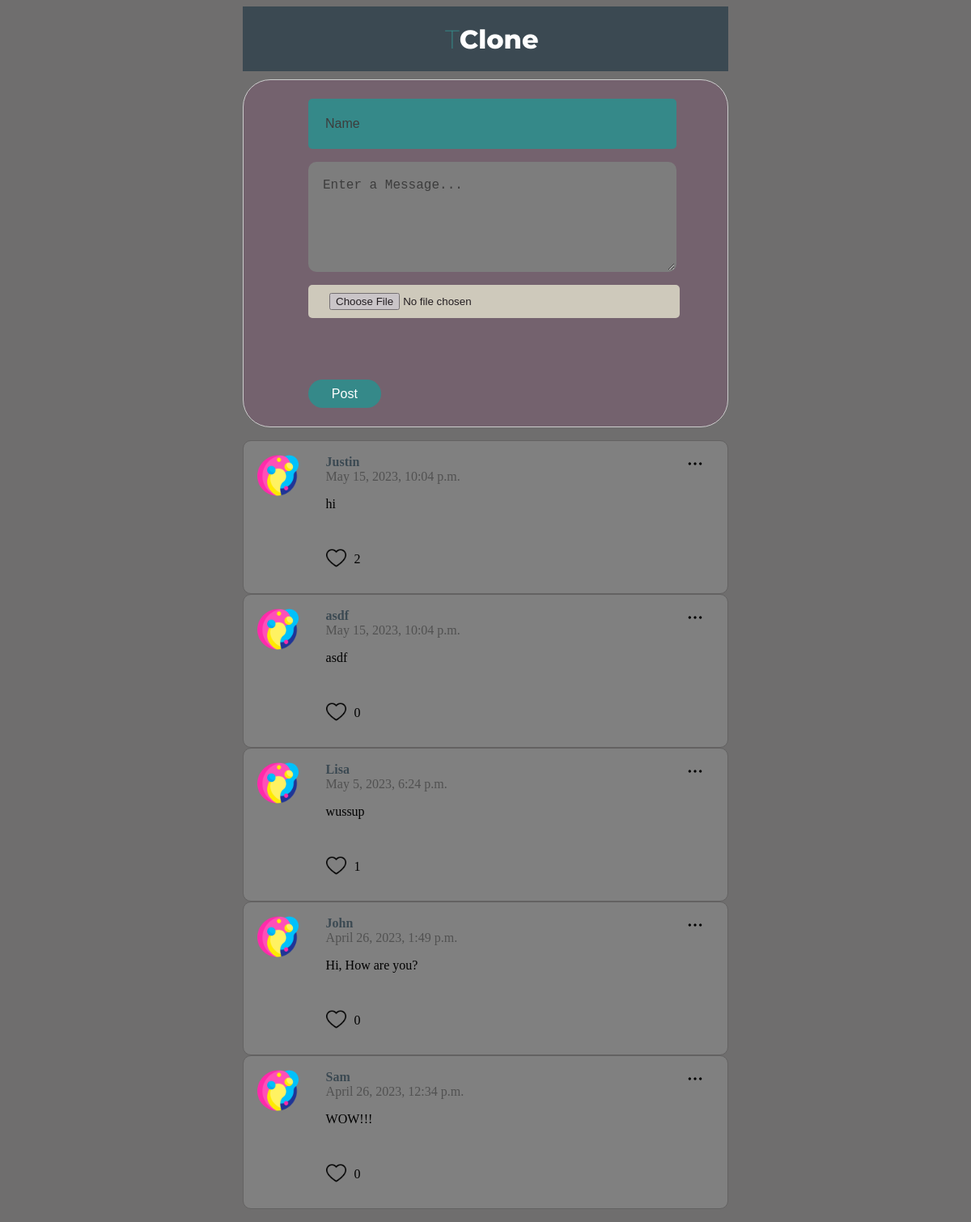
The page / on the database its author committed.
### posts/models.py (models this page shows)
class Post(models.Model):
    class Meta(object):
        db_table = 'post'
    name = models.CharField(
        'Name', blank=False, null=False, max_length=14, db_index=True, default='Anonymous'
    )
    body = models.CharField(
        'Body', blank=True, null=True, max_length=140, db_index=True,
    )
    like = models.IntegerField(
        default=0, blank=True, null=True
    )
    image = CloudinaryField(
        blank=True, null=True
    )
    created_at = models.DateTimeField(
        'Created DateTime', blank=True, auto_now_add=True
    )

### posts/views.py (the view, shortened to what this page needs)
# urls.py: path('', views.index, name='index'),
def index(request):
    posts = Post.objects.all().order_by('-created_at')[:20]
    return render(request, 'posts.html',
                  {'posts': posts})

### templates/posts.html (shortened to what this page needs)
{% extends "base.html" %} {% block content %} {% load static %}
<section class="content">
  <div class="header">
    <div class="inner_header">
      <div class="logo_container">
        <h1>T<span>Clone</span></h1>
      </div>
    </div>
  </div>
  <section class="post_form">
    <form action="/" method="POST" enctype="multipart/form-data">
      <input class="Name" type="text" name="name" placeholder="Name" required />
      <textarea
        class="textarea"
        name="body"
        placeholder="Enter a Message..."
        required
      ></textarea>
      <form name="" method="" action="">
        <input name="image" type="file" accept="image/*">
        <input class="submit" type="submit" value="Post" />
      </form>
    </form>
  </section>
  <section class="posts">
    {% if tweets.count == 0 %}
    <p class="p-3">There is no tweet now.</p>
    {% else %}
    <ul>
      {% for post in posts %}
      <li>
        <img class="menu_icon js-menu-icon" src="{% static 'img/menu.png' %}" />
        <div class="logo">
          <img src="{% static 'img/profile-pic.png' %}" />
        </div>
        <div class="name_body">
          <div class="name">{{ post.name }}</div>
          <div class="datetime">{{ post.created_at }}</div>
          <p>{{ post.body }}</p>
          <div class="like">
            <a href="like/{{post.id}}">
            <img src="{% static 'img/like.png' %}" alt="">
          </a>
            <p>{{post.like}}</p>
          </div>
        </div>
      </li>
      {% endfor %}
    </ul>
    {% endif %}
  </section>
</section>
{% endblock %}

### templates/base.html (shortened to what this page needs)
<!DOCTYPE html>
<html lang="en">
  <head>
    {% load static %}
    <link href="{% static 'css/style.css' %}" rel="stylesheet" />
  </head>
  <body>
    {% block content %} {{ content }} {% endblock %}
  </body>
</html>

### static/css/style.css (style rules this page uses)
html, body { background-color: rgb(111, 110, 110); }
.content { max-width: 600px; height: 100%; margin: 0 auto; }
.content .header { max-width: inherit; width: inherit; height: 80px; display: flex; background-color: #3b4952; margin-bottom: 10px; border-top: 0; justify-items: center; }
.inner_header { width: 600px; height: 100%; display: flex; margin: 0 auto; }
.logo_container { height: 100%; display: table; float: left; }
.logo_container h1 { color: rgb(53, 137, 137); height: 100%; display: table-cell; vertical-align: middle; font-family: 'Montserrat'; font-size: 32px; font-weight: 200; padding-left: 250px; }
.logo_container h1 span { color: white; font-weight: 800; font-size: 32px; }
.post_form { border: 1px solid #ccc; border-radius: 34px; padding: 23px 0; background-color: rgb(133 51 110 / 20%); }
.Name { background-color: rgb(53, 137, 137); color: rgb(18, 17, 17); padding: 19px; border-radius: 5px; border: 2px solid transparent; outline: none; font-size: 16px; height: 20px; transition: all 0.2s; }
.textarea { background-color: rgb(125, 125, 125); color: rgb(40, 39, 39); width: 70%; padding: 1em; border-radius: 10px; border: 2px solid transparent; outline: none; font-size: 16px; line-height: 1.4rem; height: 100px; transition: all 0.2s; }
::placeholder { color: rgb(61, 61, 61); }
.submit { text-align: center; background-color: rgb(53, 137, 137); color: white; padding: 5px; border-radius: 20px; border: 2px solid transparent; outline: none; font-size: 16px; height: 35px; margin-top: 60px; }
.posts ul { padding: 0; }
.posts li { display: flex; border: 1px solid #636262; border-radius: 10px; padding: 17px; list-style: none; position: relative; background-color: gray; }
.posts li .menu_icon { width: 20px; position: absolute; top: 18px; right: 30px; }
.posts li .logo { flex-basis: 15%; }
.posts li .logo img { width: 60%; }
.posts li .name_body { flex-basis: 85%; }
.posts li .name_body .name { font-weight: bold; color: #3b4952; }
.posts li .name_body .datetime { color: rgb(81 81 81); }
.post_form form { display: grid; gap: 2vh; transform: translateX(5em); }
input[type="text"] { width: 69%; }
input[type="submit"] { width: 15%; }
.like { display: flex; align-items: center; gap: 10px; }
.like img { width: 25px; }
input[type="file"] { background-color: beige; padding: 10px 26px; width: 68%; border-radius: 5px; opacity: 0.7; }

### rows shown on the page
Post: name "Justin", created_at "May 15, 2023, 10:04 p.m.", body "hi", like "2"
Post: name "asdf", created_at "May 15, 2023, 10:04 p.m.", body "asdf", like "0"
Post: name "Lisa", created_at "May 5, 2023, 6:24 p.m.", body "wussup", like "1"
Post: name "John", created_at "April 26, 2023, 1:49 p.m.", body "Hi, How are you?", like "0"
Post: name "Sam", created_at "April 26, 2023, 12:34 p.m.", body "WOW!!!", like "0"
